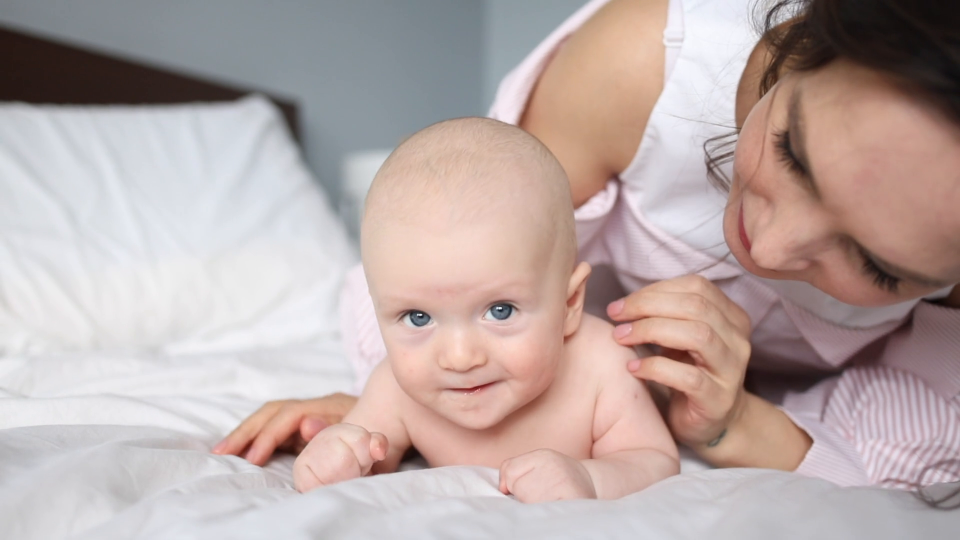
#> input picture frame 9 of video.mp4, 1920 x 1080 px (shown at 1/2 size)
$ python Face_Detector_Video.py
#> lines starting #> are read from the running program, lines starting #| are printed output that depends on the picture; after the words box and inside, x2 and y2 are one past the last pixel; in counts of white or black regions, pixels touching at a corner belong together
import cv2

#Pre-Trained data on different face frontals (haar cascade algorithm)
trained_face_data = cv2.CascadeClassifier('haarcascade_frontalface_default.xml');

#Detecting faces from webcam :

#Choose an webcam source to detect the face
webcam = cv2.VideoCapture(0)

#Choose a video source to detect the face
webcam = cv2.VideoCapture('video.mp4')

#Iterate over frames in the video
while True:
    #Read frames from the feed
    successfull_frame_read, frame = webcam.read()
#> frame is the input picture: shape (1080, 1920, 3); mean B, G, R 166.2, 168.9, 185.3

    #convert the frames to grayscale
    grayscaled_img = cv2.cvtColor(frame , cv2.COLOR_BGR2GRAY)
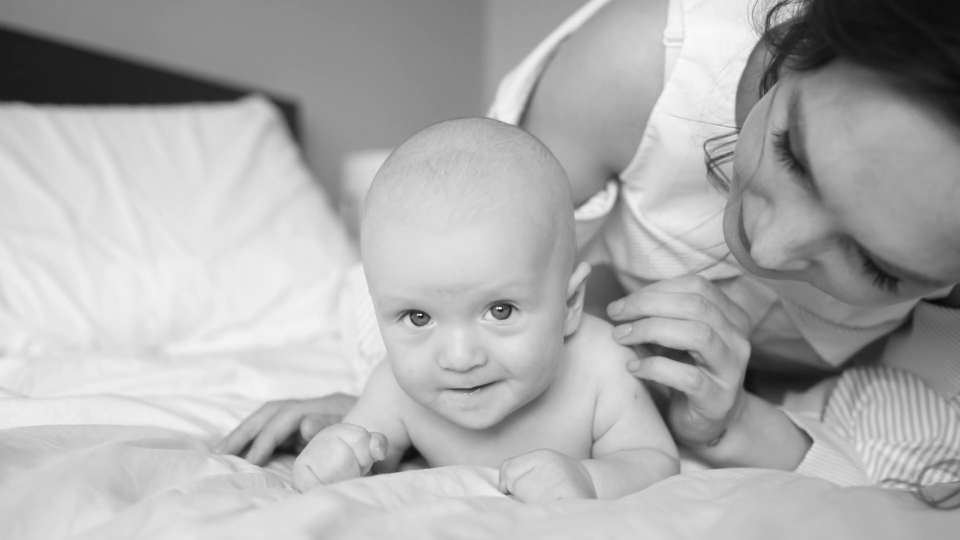
#> grayscaled_img: shape (1080, 1920) (shown at 1/2 size); min 3, max 253, mean 173.5

    #get the face coordinates from the frames
    face_coordinates = trained_face_data.detectMultiScale(grayscaled_img)
#> face_coordinates = [[1620, 534, 165, 165], [1202, 618, 259, 259], [686, 438, 476, 476], [1166, 165, 532, 532]]

    #Draw recatngle arounf all the detected faces
    for (x,y,w,h) in face_coordinates:
        cv2.rectangle(frame,(x,y),(x+w,y+h),(0,255,0),2)
#> this loop made 4 passes
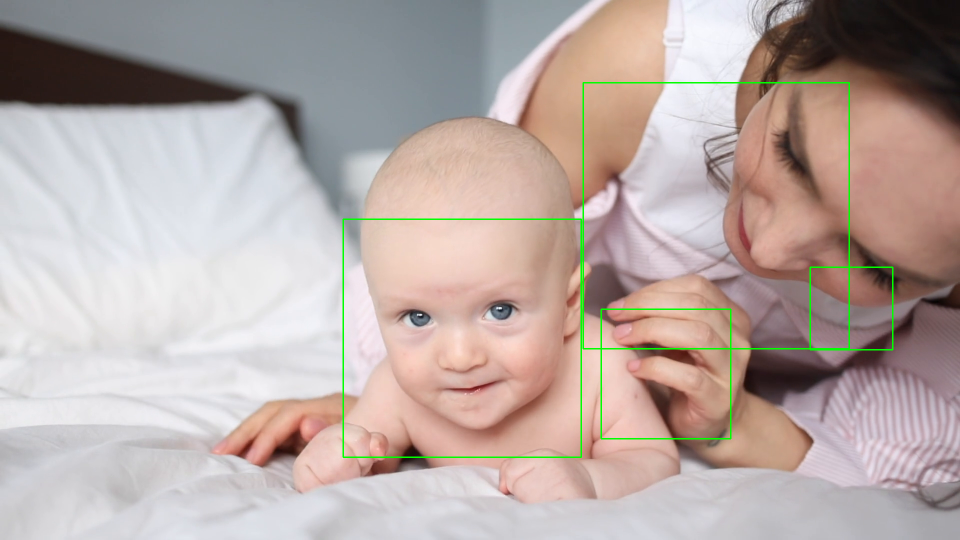
#> frame: shape (1080, 1920, 3) (shown at 1/2 size); 0.82% of pixels changed, all inside (x1, y1, x2, y2) = (685, 164, 1787, 916)

    #Show the frames with drawn rectangles
    cv2.imshow('Face Detector',frame)
    key = cv2.waitKey(1)
#> (key Esc is pressed here)

    #Stop the feed when Q is pressed
    if key==81 or key==113:
        break

webcam.release()

$ run again, starting later in the video
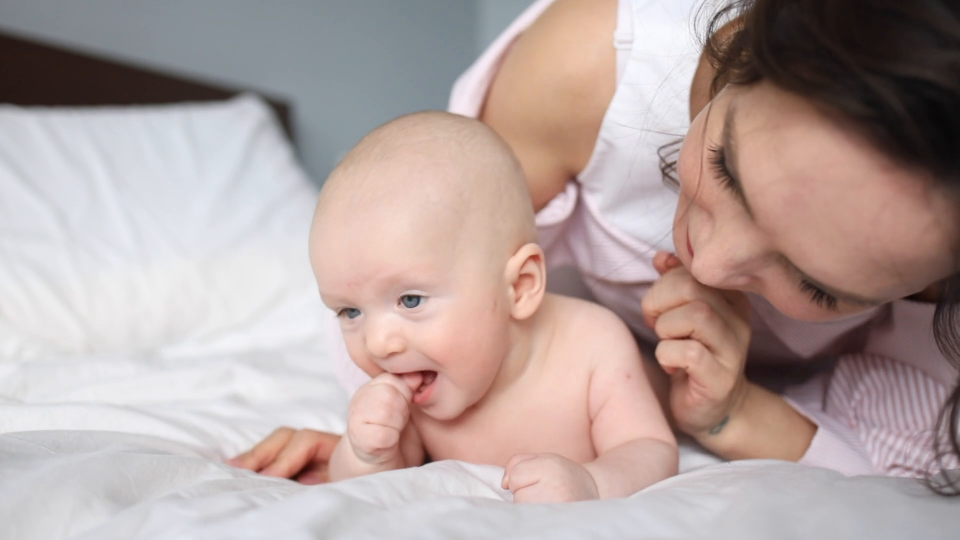
#> input picture frame 44 of video.mp4, 1920 x 1080 px (shown at 1/2 size)
#> frame is the input picture: shape (1080, 1920, 3); mean B, G, R 159.4, 162.5, 179.4
#> `grayscaled_img = cv2.cvtColor(frame , cv2.COLOR_BGR2GRAY)`:
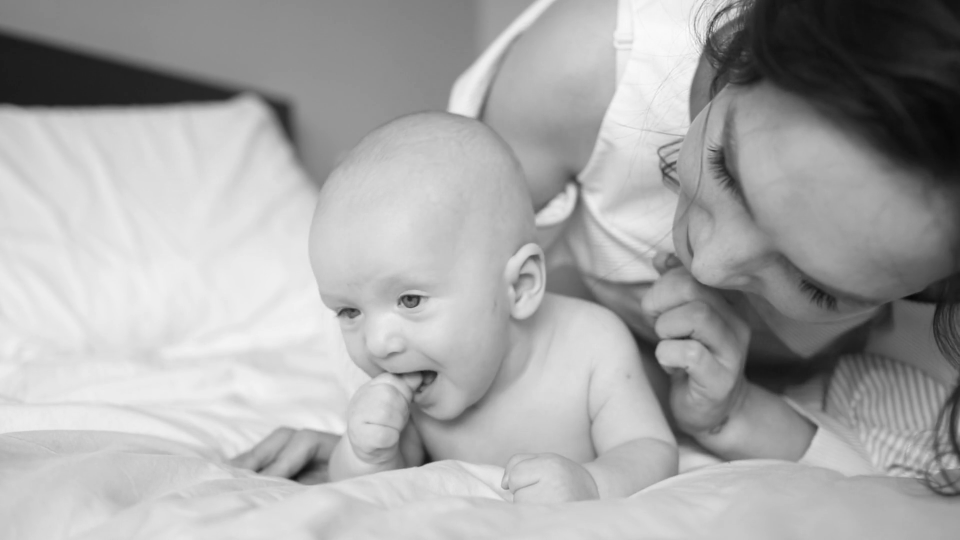
#> grayscaled_img: shape (1080, 1920) (shown at 1/2 size); min 6, max 253, mean 167.2
#> face_coordinates = [[583, 475, 354, 354], [347, 637, 266, 266]]
#> the loop `for (x,y,w,h) in face_coordinates:` made 2 passes
#> after the loop `for (x,y,w,h) in face_coordinates:`:
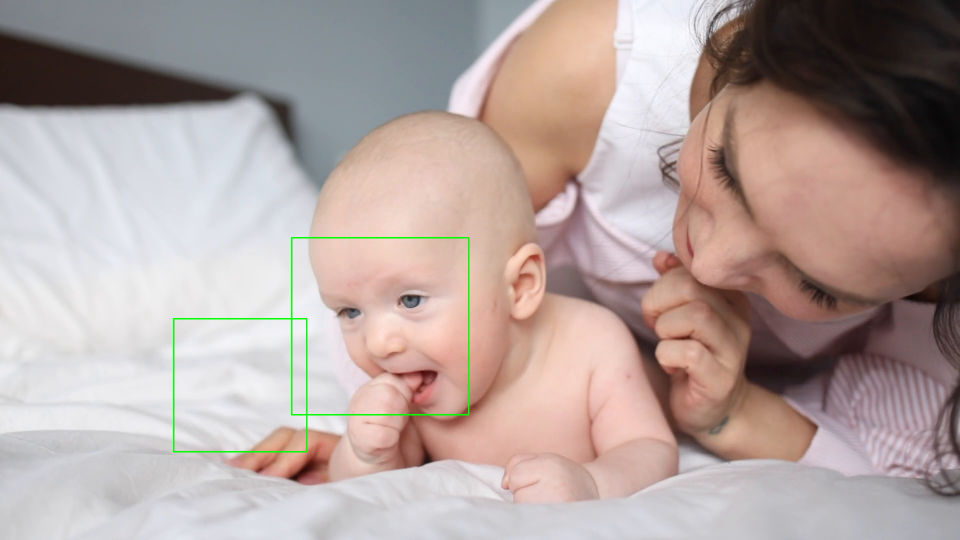
#> frame: shape (1080, 1920, 3) (shown at 1/2 size); 0.36% of pixels changed, all inside (x1, y1, x2, y2) = (346, 474, 939, 905)

$ run again, starting later in the video
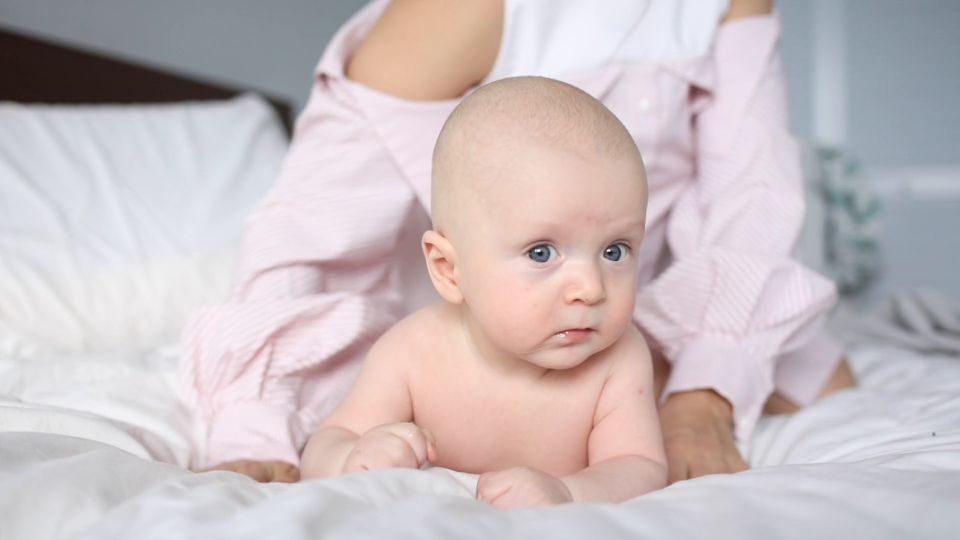
#> input picture frame 78 of video.mp4, 1920 x 1080 px (shown at 1/2 size)
#> frame is the input picture: shape (1080, 1920, 3); mean B, G, R 192, 190.4, 201.4
#> `grayscaled_img = cv2.cvtColor(frame , cv2.COLOR_BGR2GRAY)`:
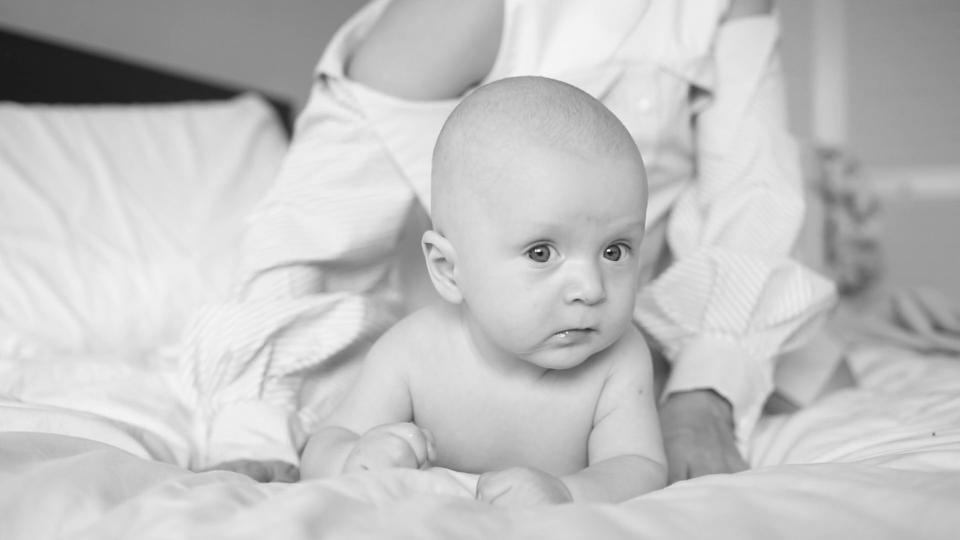
#> grayscaled_img: shape (1080, 1920) (shown at 1/2 size); min 12, max 255, mean 193.8
#> face_coordinates = [[516, 760, 53, 53], [1461, 859, 64, 64], [928, 316, 480, 480]]
#> the loop `for (x,y,w,h) in face_coordinates:` made 3 passes
#> after the loop `for (x,y,w,h) in face_coordinates:`:
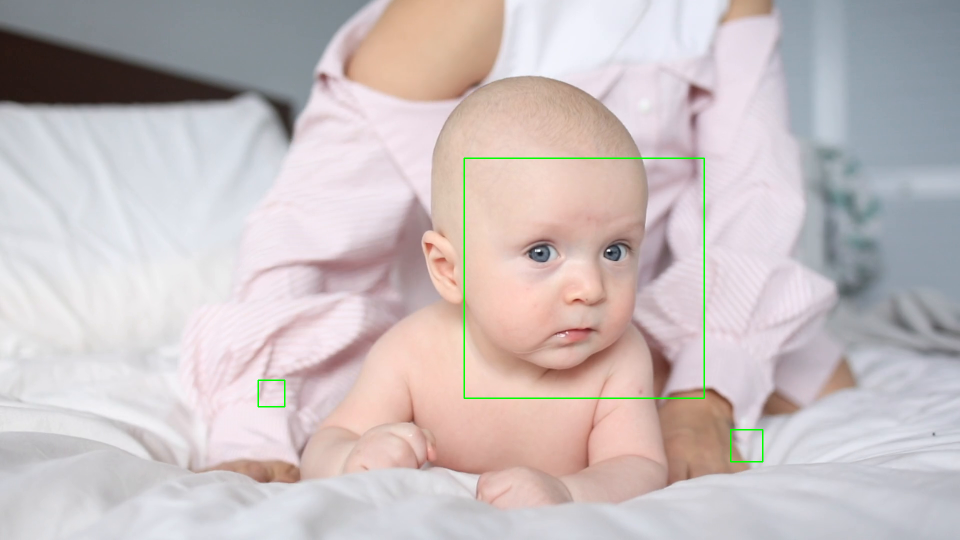
#> frame: shape (1080, 1920, 3) (shown at 1/2 size); 0.34% of pixels changed, all inside (x1, y1, x2, y2) = (515, 315, 1527, 925)
